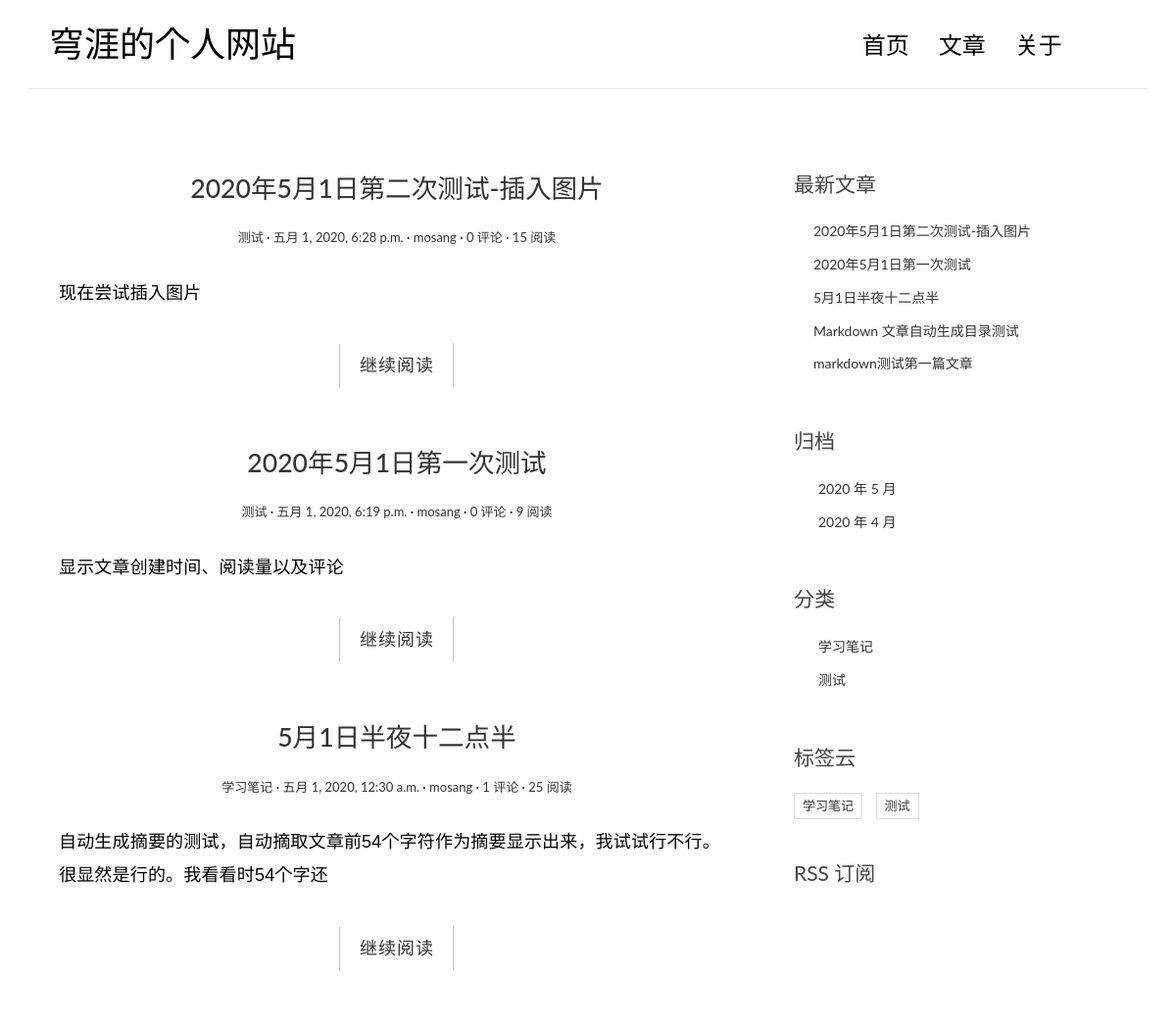
Before: / (upper part) with the older database file.
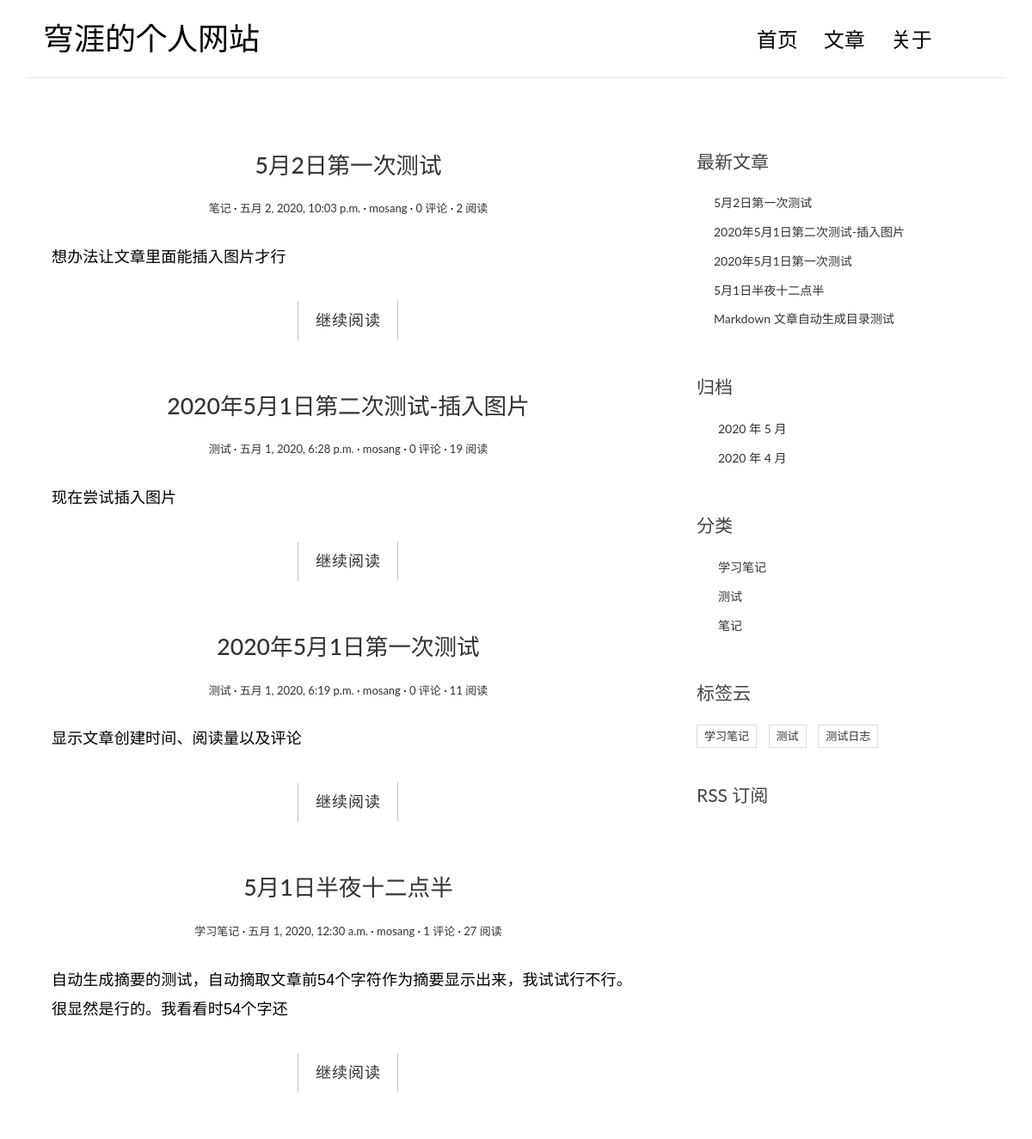
After: the same page with the newer database file.
### blog/models.py (models this page shows, shortened)
class Post(models.Model):
    title = models.CharField('标题', max_length=70)
    body = models.TextField('正文')
    created_time = models.DateTimeField('创建时间', default=timezone.now)
    modified_time = models.DateTimeField('修改时间')
    excerpt = models.CharField('摘要', max_length=200, blank=True)
    category = models.ForeignKey(Category, verbose_name='分类', on_delete=models.CASCADE)
    tags = models.ManyToManyField(Tag, verbose_name='标签', blank=True)
    author = models.ForeignKey(User, verbose_name='作者', on_delete=models.CASCADE)
    views = models.PositiveIntegerField(default=0, editable=False)
    class Meta:
            verbose_name = '文章'
            verbose_name_plural = verbose_name
            ordering = ['-created_time']
    def get_absolute_url(self):
        return reverse('blog:detail', kwargs={'pk': self.pk})

class Category(models.Model):
    name = models.CharField(max_length=100)
    class Meta:
        verbose_name = '分类'
        verbose_name_plural = verbose_name

class Tag(models.Model):
    name = models.CharField(max_length=100)
    class Meta:
        verbose_name = '标签'
        verbose_name_plural = verbose_name

### blog/views.py (the view)
# urls.py: path('', views.IndexView.as_view(), name='index'),
class IndexView(ListView):
    model = Post
    template_name = 'blog/index.html'
    context_object_name = 'post_list'

### blog/templatetags/blog_extras.py (called while the page is built)
@register.inclusion_tag('blog/inclusions/_recent_posts.html', takes_context=True)
def show_recent_posts(context, num=5):
    return {
        'recent_post_list': Post.objects.all().order_by('-created_time')[:num],
    }

@register.inclusion_tag('blog/inclusions/_archives.html', takes_context=True)
def show_archives(context):
    return {
        'date_list': Post.objects.dates('created_time', 'month', order='DESC'),
    }

@register.inclusion_tag('blog/inclusions/_categories.html', takes_context=True)
def show_categories(context):
    return {
        'category_list': Category.objects.all(),
    }

@register.inclusion_tag('blog/inclusions/_tags.html', takes_context=True)
def show_tags(context):
    return {
        'tag_list': Tag.objects.all(),
    }

### templates/blog/index.html (shortened to what this page needs)
{% extends 'blog/base.html' %}
{% block main %}
    {% for post in post_list %}
            <article class="post post-{{ post.pk }}">
                <header class="entry-header">
                    <h1 class="entry-title">
                        <a href="{{ post.get_absolute_url }}">{{ post.title }}</a>
                    </h1>
                    <div class="entry-meta">
                        <span class="post-category"><a href="#">{{ post.category.name }}</a></span>
                        <span class="post-date"><a href="#"><time class="entry-date"
                                        datetime="{{ post.created_time }}">{{ post.created_time }}</time></a></span>
                        <span class="post-author"><a href="#">{{ post.author }}</a></span>
                        <span class="comments-link"><a href="{{ post.get_absolute_url }}#comment-area">{{ post.comment_set.count }} 评论</a></span>
                        <span class="views-count"><a href="#">{{ post.views }} 阅读</a></span>
                    </div>
                </header>
                <div class="entry-content clearfix">
                    <p>{{ post.excerpt }}</p>
                    <div class="read-more cl-effect-14">
                        <a href="{{ post.get_absolute_url }}" class="more-link">继续阅读 </a>
                    </div>
                </div>
            </article>
            {% empty %}
                 <div class="no-post">暂时还没有发布的文章！</div>
            {% endfor %}
{% endblock main %}

### templates/blog/base.html (shortened to what this page needs)
{% load static %}
{% load blog_extras %}
<!DOCTYPE html>
<html>
<head>
    <link rel="stylesheet" href="http://code.ionicframework.com/ionicons/2.0.1/css/ionicons.min.css">
    <link rel="stylesheet" href="{% static 'blog/css/bootstrap.min.css' %}">
    <link rel="stylesheet" href="{% static 'blog/css/pace.css' %}">
     <link rel="stylesheet" href="{% static 'blog/css/custom.css' %}">
    <link href="https://cdn.bootcss.com/highlight.js/9.15.8/styles/github.min.css" rel="stylesheet">
</head>
<body>
<div class="container">
    <header id="site-header">
        <div class="row">
            <div class="col-md-4 col-sm-5 col-xs-8">
                <div class="logo">
                    <h1><a href="{% url 'blog:index' %}">穹涯的个人网站</a></h1>
                </div>
            </div>
            <div class="col-md-8 col-sm-7 col-xs-4">
                <nav class="main-nav" role="navigation">
                    <div class="collapse navbar-collapse" id="bs-example-navbar-collapse-1">
                        <ul class="nav navbar-nav navbar-right">
                            <li class="cl-effect-11"><a href="{% url 'blog:index' %}" data-hover="首页">首页</a></li>
                            <li class="cl-effect-11"><a href="{% url 'blog:index' %}" data-hover="文章">文章</a></li>
                            <li class="cl-effect-11"><a href="{% url 'blog:about' %}" data-hover="关于">关于</a></li>
                        </ul>
                    </div>
                </nav>
            </div>
        </div>
    </header>
</div>
<div class="content-body">
    <div class="container">
        <div class="row">
            <main class="col-md-8">
                 {% block main %}
                 {% endblock main %}
            </main>
            <aside class="col-md-4">
                {% show_recent_posts %}
                {% show_archives %}
                {% show_categories %}
                {% show_tags %}
                <div class="rss">
                    <a href=""> RSS 订阅</a>
                </div>
            </aside>
        </div>
    </div>
</div>
</body>
</html>

### templates/blog/inclusions/_recent_posts.html
<div class="widget widget-recent-posts">
  <h3 class="widget-title">最新文章</h3>
  <ul>
    {% for post in recent_post_list %}
      <li>
        <a href="{{ post.get_absolute_url }}">{{ post.title }}</a>
      </li>
    {% empty %}
      暂无文章！
    {% endfor %}
  </ul>
</div>

### templates/blog/inclusions/_archives.html
<div class="widget widget-archives">
  <h3 class="widget-title">归档</h3>
  <ul>
    {% for date in date_list %}
      <li>
       <a href="{% url 'blog:archive' date.year date.month %}">
            {{ date.year }} 年 {{ date.month }} 月
        </a>
      </li>
    {% empty %}
      暂无归档！
    {% endfor %}
  </ul>
</div>

### templates/blog/inclusions/_categories.html
<div class="widget widget-category">
  <h3 class="widget-title">分类</h3>
  <ul>
    {% for category in category_list %}
      <li>
        <a href="{% url 'blog:category' category.pk %}">{{ category.name }}</a>
      </li>
    {% empty %}
      暂无分类！
    {% endfor %}
  </ul>
</div>

### templates/blog/inclusions/_tags.html
<div class="widget widget-tag-cloud">
  <h3 class="widget-title">标签云</h3>
  <ul>
    {% for tag in tag_list %}
      <li>
         <a href="{% url 'blog:tag' tag.pk %}">{{ tag.name }}</a>
      </li>
    {% empty %}
      暂无标签！
    {% endfor %}
  </ul>
</div>

### blog/static/blog/css/custom.css (style rules this page uses)
* { outline: none; }
h1, h2, h3, h4, h5, h6 { margin-top: 0; }
a { color: #333; }
body { color: #444; font-family: 'Lato', sans-serif; }
p { font-family: 'Ubuntu', sans-serif; font-weight: 400; word-spacing: 1px; letter-spacing: 0.01em; }
#site-header { background-color: #FFF; padding: 25px 20px; margin-bottom: 40px; border-bottom: 1px solid #e7e7e7; }
.logo h1 a { color: #000; }
.logo h1 { margin: 0; font-family: 'Lato', sans-serif; font-weight: 300; }
.main-nav { margin-top: 11px; max-width: 95%; }
.main-nav a { color: #000000 !important; padding: 0 0 5px 0 !important; margin-right: 30px; font-family: 'Lato', sans-serif; font-weight: 300; font-size: 24px; }
.cl-effect-11 a { padding: 10px 0; color: #0972b4; text-shadow: none; }
.cl-effect-11 a::before { position: absolute; top: 0; left: 0; overflow: hidden; padding: 0 0 5px 0 !important; max-width: 0; border-bottom: 1px solid #000; color: #000; content: attr(data-hover); white-space: nowrap; -webkit-transition: max-width 0.5s; -moz-transition: max-width 0.5s; transition: max-width 0.5s; }
.content-body { padding-bottom: 4em; }
.post { background: #fff; padding: 30px 30px 0; }
.entry-title { text-align: center; font-size: 1.9em; margin-bottom: 20px; line-height: 1.6; padding: 10px 20px 0; }
.entry-meta { text-align: center; color: #DDDDDD; font-size: 13px; margin-bottom: 30px; }
.entry-content { font-size: 18px; line-height: 1.9; font-weight: 300; color: #000; }
.post-category::after, .post-date::after, .post-author::after, .comments-link::after { content: ' ·'; color: #000; }
.read-more { font-family: 'Ubuntu', sans-serif; font-weight: 400; word-spacing: 1px; letter-spacing: 0.01em; text-align: center; margin-top: 20px; }
.cl-effect-14 a { padding: 0 20px; height: 45px; line-height: 45px; position: relative; display: inline-block; margin: 15px 25px; letter-spacing: 1px; font-weight: 400; text-shadow: 0 0 1px rgba(255, 255, 255, 0.3); }
.cl-effect-14 a::before, .cl-effect-14 a::after { position: absolute; width: 45px; height: 1px; background: #C3C3C3; content: ''; -webkit-transition: all 0.3s; -moz-transition: all 0.3s; transition: all 0.3s; pointer-events: none; }
.cl-effect-14 a::before { top: 0; left: 0; -webkit-transform: rotate(90deg); -moz-transform: rotate(90deg); transform: rotate(90deg); -webkit-transform-origin: 0 0; -moz-transform-origin: 0 0; transform-origin: 0 0; }
.cl-effect-14 a::after { right: 0; bottom: 0; -webkit-transform: rotate(90deg); -moz-transform: rotate(90deg); transform: rotate(90deg); -webkit-transform-origin: 100% 0; -moz-transform-origin: 100% 0; transform-origin: 100% 0; }
.widget { background: #fff; padding: 30px 0 0; }
.widget-title { font-size: 1.5em; margin-bottom: 20px; line-height: 1.6; padding: 10px 0 0; font-weight: 400; }
.widget-recent-posts ul { padding: 0; margin: 0; padding-left: 20px; }
.widget-recent-posts ul li { list-style-type: none; position: relative; line-height: 170%; margin-bottom: 10px; }
.widget-recent-posts ul li::before { content: '\f3d3'; font-family: "Ionicons"; position: absolute; left: -17px; top: 3px; font-size: 16px; color: #000; }
.widget-archives ul { padding: 0; margin: 0; padding-left: 25px; }
.widget-archives ul li { list-style-type: none; position: relative; line-height: 170%; margin-bottom: 10px; }
.widget-archives ul li::before { content: '\f3f3'; font-family: "Ionicons"; position: absolute; left: -25px; top: 1px; font-size: 16px; color: #000; }
.widget-category ul { padding: 0; margin: 0; padding-left: 25px; }
.widget-category ul li { list-style-type: none; position: relative; line-height: 170%; margin-bottom: 10px; }
.widget-category ul li::before { content: '\f3fe'; font-family: "Ionicons"; position: absolute; left: -25px; top: 1px; font-size: 18px; color: #000; }
.widget-tag-cloud ul { padding: 0; margin: 0; margin-right: -10px; }
.widget-tag-cloud ul li { list-style-type: none; font-size: 13px; display: inline-block; margin-right: 10px; margin-bottom: 10px; padding: 3px 8px; border: 1px solid #ddd; }
.rss { font-size: 21px; margin-top: 30px; }
.rss a { color: #444; }

Changed rows visible on the page:
no longer on this page (row unchanged): Post: title "markdown测试第一篇文章", shown under "最新文章"
added Post: title "5月2日第一次测试", category.name "笔记", created_time "五月 2, 2020, 10:03 p.m.", author "mosang", comment_set.count "0", views "2", excerpt "想办法让文章里面能插入图片才行"
changed Post "2020年5月1日第二次测试-插入图片": views "15" → "19"
changed Post "2020年5月1日第一次测试": views "9" → "11"
changed Post "5月1日半夜十二点半": views "25" → "27"
added Category: name "笔记"
added Tag: name "测试日志"
